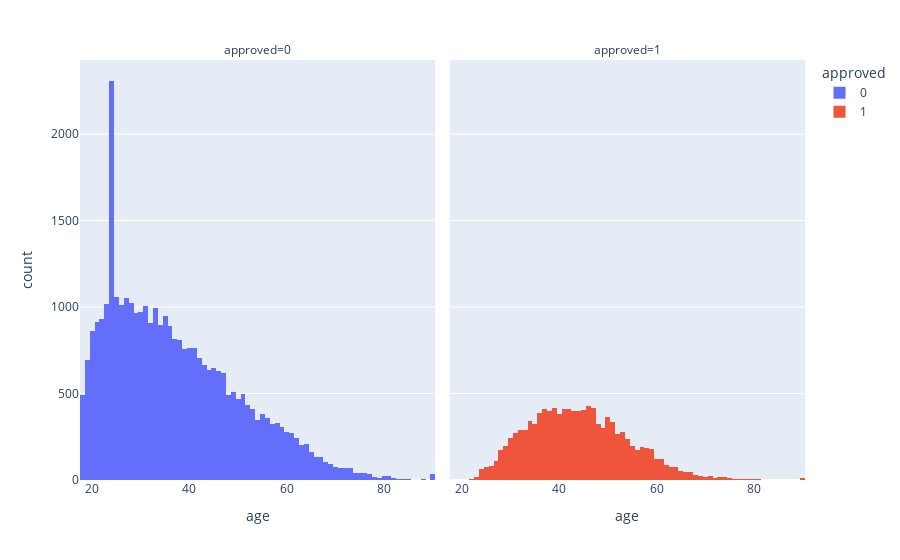

Notebook cell for this chart:
### Code cell
px.histogram(data_frame = df, x = 'age', facet_col = 'approved', color = 'approved')

### Figure 1 — Plotly figure (JSON) as saved in the notebook; plotly's stock layout.template omitted (floating-point values rounded to 4 significant figures; data arrays with more than 128 entries replaced by an {"elided": "..."} marker saying what was removed)
{"data": [{"alignmentgroup": "True", "bingroup": "x", "hovertemplate": "approved=0<br>age=%{x}<br>count=%{y}<extra></extra>", "legendgroup": "0", "marker": {"color": "#636efa"}, "name": "0", "offsetgroup": "0", "orientation": "v", "showlegend": true, "type": "histogram", "x": {"elided": "34014 int values"}, "xaxis": "x", "yaxis": "y"}, {"alignmentgroup": "True", "bingroup": "x", "hovertemplate": "approved=1<br>age=%{x}<br>count=%{y}<extra></extra>", "legendgroup": "1", "marker": {"color": "#EF553B"}, "name": "1", "offsetgroup": "1", "orientation": "v", "showlegend": true, "type": "histogram", "x": {"elided": "11208 int values"}, "xaxis": "x2", "yaxis": "y2"}], "layout": {"annotations": [{"font": {}, "showarrow": false, "text": "approved=0", "x": 0.245, "xanchor": "center", "xref": "paper", "y": 1, "yanchor": "bottom", "yref": "paper"}, {"font": {}, "showarrow": false, "text": "approved=1", "x": 0.755, "xanchor": "center", "xref": "paper", "y": 1, "yanchor": "bottom", "yref": "paper"}], "barmode": "relative", "legend": {"title": {"text": "approved"}, "tracegroupgap": 0}, "margin": {"t": 60}, "xaxis": {"anchor": "y", "domain": [0, 0.49], "title": {"text": "age"}}, "xaxis2": {"anchor": "y2", "domain": [0.51, 1], "matches": "x", "title": {"text": "age"}}, "yaxis": {"anchor": "x", "domain": [0, 1], "title": {"text": "count"}}, "yaxis2": {"anchor": "x2", "domain": [0, 1], "matches": "y", "showticklabels": false}}}
